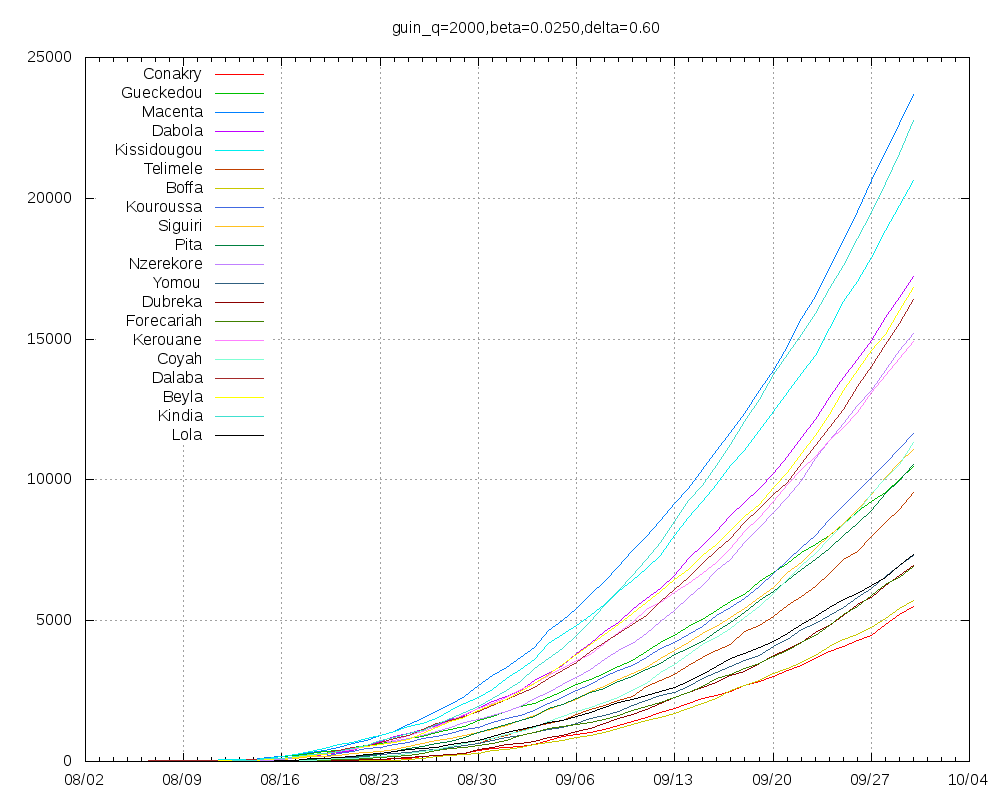

Reproduce this figure in gnuplot.
set title "guin_q=2000,beta=0.0250,delta=0.60"
set key top left
set grid
set xdata time
set timefmt "%Y-%m-%d"
set terminal png size 1000,800
set output "guin_q=2000,beta=0.0250,delta=0.60.png"
plot "Conakry.tab" using 1:2 title "Conakry" with lines,"Gueckedou.tab" using 1:2 title "Gueckedou" with lines,"Macenta.tab" using 1:2 title "Macenta" with lines,"Dabola.tab" using 1:2 title "Dabola" with lines,"Kissidougou.tab" using 1:2 title "Kissidougou" with lines,"Telimele.tab" using 1:2 title "Telimele" with lines,"Boffa.tab" using 1:2 title "Boffa" with lines,"Kouroussa.tab" using 1:2 title "Kouroussa" with lines,"Siguiri.tab" using 1:2 title "Siguiri" with lines,"Pita.tab" using 1:2 title "Pita" with lines,"Nzerekore.tab" using 1:2 title "Nzerekore" with lines,"Yomou.tab" using 1:2 title "Yomou" with lines,"Dubreka.tab" using 1:2 title "Dubreka" with lines,"Forecariah.tab" using 1:2 title "Forecariah" with lines,"Kerouane.tab" using 1:2 title "Kerouane" with lines,"Coyah.tab" using 1:2 title "Coyah" with lines,"Dalaba.tab" using 1:2 title "Dalaba" with lines,"Beyla.tab" using 1:2 title "Beyla" with lines,"Kindia.tab" using 1:2 title "Kindia" with lines,"Lola.tab" using 1:2 title "Lola" with lines
